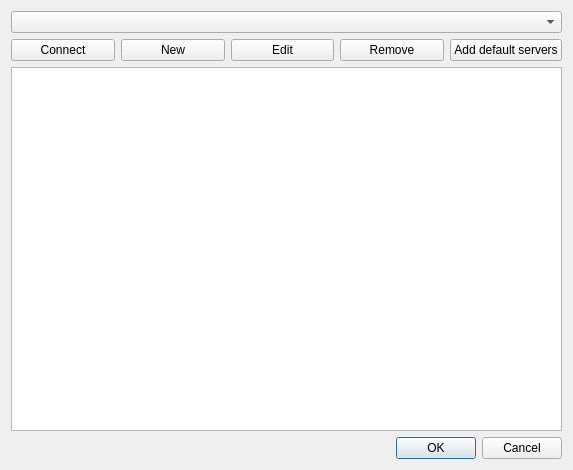
<?xml version="1.0" encoding="UTF-8"?>
<ui version="4.0">
 <class>Dialog</class>
 <widget class="QDialog" name="Dialog">
  <property name="geometry">
   <rect>
    <x>0</x>
    <y>0</y>
    <width>573</width>
    <height>470</height>
   </rect>
  </property>
  <property name="windowTitle">
   <string>Download checklist</string>
  </property>
  <layout class="QVBoxLayout" name="verticalLayout">
   <item>
    <widget class="QComboBox" name="current_server_cb"/>
   </item>
   <item>
    <layout class="QHBoxLayout" name="horizontalLayout">
     <item>
      <widget class="QPushButton" name="connect_to_server_pb">
       <property name="text">
        <string>Connect</string>
       </property>
      </widget>
     </item>
     <item>
      <widget class="QPushButton" name="new_server_pb">
       <property name="text">
        <string>New</string>
       </property>
      </widget>
     </item>
     <item>
      <widget class="QPushButton" name="edit_server_pb">
       <property name="text">
        <string>Edit</string>
       </property>
      </widget>
     </item>
     <item>
      <widget class="QPushButton" name="remove_server_pb">
       <property name="text">
        <string>Remove</string>
       </property>
      </widget>
     </item>
     <item>
      <widget class="QPushButton" name="add_default_servers_pb">
       <property name="text">
        <string>Add default servers</string>
       </property>
      </widget>
     </item>
    </layout>
   </item>
   <item>
    <widget class="QListWidget" name="available_checklist_servers_lw"/>
   </item>
   <item>
    <widget class="QDialogButtonBox" name="button_box">
     <property name="orientation">
      <enum>Qt::Horizontal</enum>
     </property>
     <property name="standardButtons">
      <set>QDialogButtonBox::Cancel|QDialogButtonBox::Ok</set>
     </property>
    </widget>
   </item>
  </layout>
 </widget>
 <resources/>
 <connections>
  <connection>
   <sender>button_box</sender>
   <signal>accepted()</signal>
   <receiver>Dialog</receiver>
   <slot>accept()</slot>
   <hints>
    <hint type="sourcelabel">
     <x>248</x>
     <y>254</y>
    </hint>
    <hint type="destinationlabel">
     <x>157</x>
     <y>274</y>
    </hint>
   </hints>
  </connection>
  <connection>
   <sender>button_box</sender>
   <signal>rejected()</signal>
   <receiver>Dialog</receiver>
   <slot>reject()</slot>
   <hints>
    <hint type="sourcelabel">
     <x>316</x>
     <y>260</y>
    </hint>
    <hint type="destinationlabel">
     <x>286</x>
     <y>274</y>
    </hint>
   </hints>
  </connection>
 </connections>
</ui>
